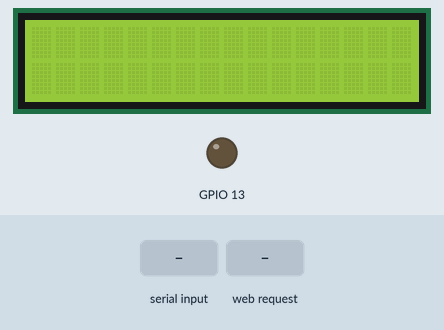
Recording of a sketch running on a simulated ESP32. Parts: 16×2 character LCD, output pins drawn as LEDs (lit = HIGH). Wiring (inferred from the names in the program): character LCD (HD44780): RS GPIO 4; E GPIO 26; data GPIO 14, GPIO 5, GPIO 21, GPIO 18. Inputs (shaded band) come from the test bench. WiFi joins after 1.5 s; servers stay silent unless stated; storage starts empty; pins used as bus, display or sensor lines are not drawn; what the sketch prints to the serial monitor is not drawn.

Above: at 2.7 s.
2.8 s: "5\n" received over Serial
5.8 s: HTTP request GET / received
At 8.1 s:
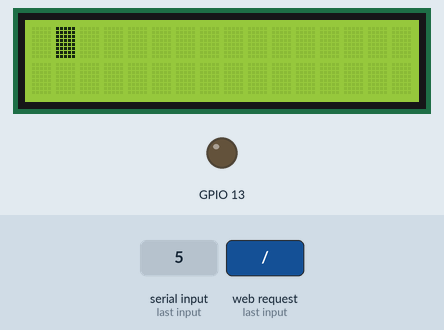
At 9.6 s:
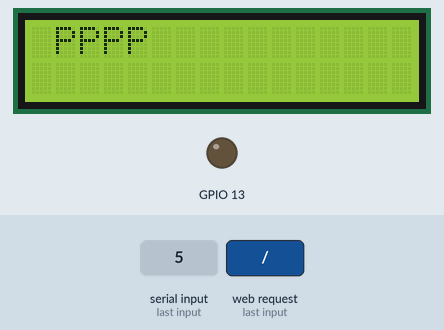
Timing chart, 0 to 11.1 s (numbered marks = the images above; inputs shaded):
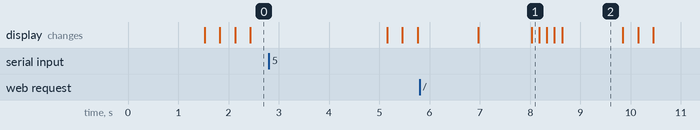

Measured:
- what the display in image 2 shows lasts 1.2 s, from 8.6 s to 9.8 s

The sketch:

AESA_Sonar.ino
```cpp
#include <ArduinoJson.h>       // needed for JSON encapsulation (send multiple variables with one string)
#include <ESPAsyncWebServer.h> // needed to create a simple webserver (make sure tools -> board is set to ESP32, otherwise you will get a "WebServer.h: No such file or directory" error)
#include <HardwareSerial.h>
#include <SPIFFS.h>
#include <WebSocketsServer.h> // needed for instant communication between client and server through Websockets
#include <WiFi.h>             // needed to connect to WiFi


// -------------------------- START WEB CODE SECTION --------------------------
// Attention: some of the web code section may contain snippets of code from various tutorials and example code from documentation

// Used for ARRAY_LENGTH of the sensor angle and distance values
const int ARRAY_LENGTH = 2;

AsyncWebServer server(80);
WebSocketsServer webSocket = WebSocketsServer(81);

void webSocketEvent(byte num, WStype_t type, uint8_t *payload, size_t length) {
    switch (type) {
    case WStype_DISCONNECTED:
        Serial.println("Client " + String(num) + " disconnected");
        break;
    case WStype_CONNECTED: // when a client connects, this branch is taken
        Serial.println("Client " + String(num) + " connected");

        break;
    case WStype_TEXT: // when a client sends data, this branch is taken
        break;
    }
}

// parameters used for connecting to eduroam
#define EAP_ANONYMOUS_IDENTITY "anonymous@rose-hulman.edu"
#define EAP_IDENTITY "_PUT_USER_HERE_@rose-hulman.edu"
#define EAP_PASSWORD "_PUT_PASSWORD_HERE_"

const char *ssid = "eduroam";

void setupServerStuff() {
    if (!SPIFFS.begin()) { // This is used to read files from flash memory
        Serial.println("SPIFFS could not initialize");
    }

    Serial.begin(115200);

    WiFi.mode(WIFI_MODE_STA); // Configure ESP32 as a station (client)

    WiFi.begin(ssid, WPA2_AUTH_PEAP, EAP_ANONYMOUS_IDENTITY, EAP_IDENTITY, EAP_PASSWORD); // Connect to eduroam

    while (WiFi.status() != WL_CONNECTED) { // Wait for the Wi-Fi to connect
        delay(500);
        Serial.println("Connecting to WiFi...");
    }

    Serial.print("MAC: ");
    Serial.println(WiFi.macAddress()); // Print the MAC address (used for adding ESP32 to the network via EIT)

    Serial.print("ESP32 IP on the WiFi network: ");
    Serial.println(WiFi.localIP()); // Print the IP address - used for connecting to the ESP32 from a web browser

    server.on("/", HTTP_GET, [](AsyncWebServerRequest *request) { // When a client requests the root page, this function is called
        Serial.println("Somone's attempting to load the page.");
        request->send(SPIFFS, "/webpage.html", "text/html"); // Send the webpage to the client
    });

    server.onNotFound([](AsyncWebServerRequest *request) { request->send(404, "text/plain", "File not found"); }); // If the client requests a file that doesn't exist, send a 404 error

    server.serveStatic("/", SPIFFS, "/");

    webSocket.begin();                 // start websocket
    webSocket.onEvent(webSocketEvent); // if there's an incomming websocket message, go to function 'webSocketEvent'

    server.begin(); // Start the TCP server
}

void sendJson(String l_type, String l_value) {
    String jsonString = "";
    StaticJsonDocument<200> doc;
    JsonObject object = doc.to<JsonObject>();
    object["type"] = l_type;
    object["value"] = l_value;
    serializeJson(doc, jsonString);
    webSocket.broadcastTXT(jsonString);
}

void sendJsonArray(String l_type, int l_array_values[]) {
    String jsonString = "";
    const size_t CAPACITY = JSON_ARRAY_SIZE(ARRAY_LENGTH) + 100;
    StaticJsonDocument<CAPACITY> doc;

    JsonObject object = doc.to<JsonObject>();
    object["type"] = l_type;
    JsonArray value = object.createNestedArray("value");
    for (int i = 0; i < ARRAY_LENGTH; i++) {
        value.add(l_array_values[i]);
    }
    serializeJson(doc, jsonString);
    webSocket.broadcastTXT(jsonString);
}

int distInMM = 0;

int minAngle = -30;
int maxAngle = 30;
int targetAngle = minAngle;
int angleStep = 2;

void handleWebLoop() {
    // read out the current "time" ("millis()" gives the time in ms since the Arduino started)
    webSocket.loop();
    int sendRay[] = {targetAngle, distInMM};
    sendJsonArray("angleRange", sendRay);
}

// --------------------- END WEB CODE -------------------

// --------------------- SONAR CODE ---------------------

// can't use 0, 2, 15,16 or 17
#define transmit0 19 // 38 //15
#define transmit1 21 // 35 //2
#define transmit2 23 // 34 //0
#define transmit3 4
#define transmit4 26
#define transmit5 14 // 33 //25
#define transmit6 5
#define transmit7 18

//One instruction cycle is ~4.26ns

#define PULSE_HALF_PERIOD 2831 //positive pulse period in instruction cycles

int TXArray[8] = {transmit0, transmit1, transmit2, transmit3, transmit4, transmit5, transmit6, transmit7};

int TXoutputStatus[8] = {0, 0, 0, 0, 0, 0, 0, 0};

#define chirpPin 22


int pulseDelay = 24000000; //time between chirps in instruction cycles
int lastPulseTime = 0;
int pulseCountTarget = 10; // number of times to toggle each pin in a single chirp
int phaseTickOffset = 0;
int pulseTrainStartTime = 0;
uint32_t currentTime;
int toggleCountArray[8] = {0, 0, 0, 0, 0, 0, 0, 0};
uint32_t lastActiveTime0 = 0;
uint32_t lastActiveTime1 = 0;
uint32_t lastActiveTime2 = 0;
uint32_t lastActiveTime3 = 0;
uint32_t lastActiveTime4 = 0;
uint32_t lastActiveTime5 = 0;
uint32_t lastActiveTime6 = 0;
uint32_t lastActiveTime7 = 0;

HardwareSerial SerialPort(2); // use UART2

void setup() {
    SerialPort.begin(38400, SERIAL_8E1, 16, 17); //Start the UART2 port for MSP communication
    SerialPort.setTimeout(10);
    Serial.begin(115200);
    Serial.setTimeout(20); //VERY IMPORTANT line of code that prevents any Serial communication from locking up the code
    pinMode(transmit0, OUTPUT);
    pinMode(transmit1, OUTPUT);
    pinMode(transmit2, OUTPUT);
    pinMode(transmit3, OUTPUT);
    pinMode(transmit4, OUTPUT);
    pinMode(transmit5, OUTPUT);
    pinMode(transmit6, OUTPUT);
    pinMode(transmit7, OUTPUT);
    pinMode(chirpPin, OUTPUT);
    pinMode(13, OUTPUT);

    setupServerStuff();
}

#define TX_ELEMENT_SPACING 1.14 // distance between elements in wavelengths
int convertAngleToPhaseTickOffset(int angleDeg) {
    float angleRad = angleDeg * 3.14159265359 / 180;
    float phaseTickOffsetFloat = TX_ELEMENT_SPACING * sin(angleRad) * 2 * PULSE_HALF_PERIOD;
    int phaseTickOffsetInt = (int)phaseTickOffsetFloat;
    return phaseTickOffsetInt;
}

void loop() {

    // UART
    if (SerialPort.available()) {
        String distance = SerialPort.readString();
        distInMM = distance.toInt();
        handleWebLoop();
        GPIO.out_w1ts = ((uint32_t)1 << 13);
    } else {
        GPIO.out_w1tc = ((uint32_t)1 << 13);
    }

    if (Serial.available()) {
        String inputAngle = Serial.readString();
        targetAngle = inputAngle.toInt();
        phaseTickOffset = convertAngleToPhaseTickOffset(targetAngle);
        Serial.println("New angle: " + (String)targetAngle + " New phaseTickOffset: " + (String)phaseTickOffset);
    }

    uint32_t currentTime = ESP.getCycleCount();

    if (currentTime - lastPulseTime > pulseDelay) {

        GPIO.out_w1tc = ((uint32_t)1 << chirpPin);
        delayMicroseconds(5);
        GPIO.out_w1ts = ((uint32_t)1 << chirpPin);
        delayMicroseconds(10);
        GPIO.out_w1tc = ((uint32_t)1 << chirpPin);
        delayMicroseconds(452);

        pulseTrainStartTime = currentTime;
        int indexToCheck;

        // turn off all the pins using direct to register access - faster than digitalWrite
        GPIO.out_w1tc = ((uint32_t)1 << transmit0);
        GPIO.out_w1tc = ((uint32_t)1 << transmit1);
        GPIO.out_w1tc = ((uint32_t)1 << transmit2);
        GPIO.out_w1tc = ((uint32_t)1 << transmit3);
        GPIO.out_w1tc = ((uint32_t)1 << transmit4);
        GPIO.out_w1tc = ((uint32_t)1 << transmit5);
        GPIO.out_w1tc = ((uint32_t)1 << transmit6);
        GPIO.out_w1tc = ((uint32_t)1 << transmit7);

        currentTime = ESP.getCycleCount();
        phaseTickOffset = convertAngleToPhaseTickOffset(targetAngle);
        if (phaseTickOffset < 0) {
            indexToCheck = 0;
            int tempPhaseTickOffset = -phaseTickOffset;

            lastActiveTime7 = currentTime;
            lastActiveTime6 = currentTime + tempPhaseTickOffset * 1;
            lastActiveTime5 = currentTime + tempPhaseTickOffset * 2;
            lastActiveTime4 = currentTime + tempPhaseTickOffset * 3;
            lastActiveTime3 = currentTime + tempPhaseTickOffset * 4;
            lastActiveTime2 = currentTime + tempPhaseTickOffset * 5;
            lastActiveTime1 = currentTime + tempPhaseTickOffset * 6;
            lastActiveTime0 = currentTime + tempPhaseTickOffset * 7;
        } else {
            indexToCheck = 7;
            lastActiveTime0 = currentTime;
            lastActiveTime1 = currentTime + phaseTickOffset;
            lastActiveTime2 = currentTime + phaseTickOffset * 2;
            lastActiveTime3 = currentTime + phaseTickOffset * 3;
            lastActiveTime4 = currentTime + phaseTickOffset * 4;
            lastActiveTime5 = currentTime + phaseTickOffset * 5;
            lastActiveTime6 = currentTime + phaseTickOffset * 6;
            lastActiveTime7 = currentTime + phaseTickOffset * 7;
        }

        while (toggleCountArray[indexToCheck] <= pulseCountTarget - 1) {
            int portOutToggle = 0;
            if (toggleCountArray[0] < pulseCountTarget && currentTime > lastActiveTime0 + PULSE_HALF_PERIOD) {
                portOutToggle |= 0b01;
                lastActiveTime0 = currentTime;
                ++toggleCountArray[0];
            }
            if (toggleCountArray[1] < pulseCountTarget && currentTime > lastActiveTime1 + PULSE_HALF_PERIOD) {
                portOutToggle |= 0b10;
                lastActiveTime1 = currentTime;
                ++toggleCountArray[1];
            }
            if (toggleCountArray[2] < pulseCountTarget && currentTime > lastActiveTime2 + PULSE_HALF_PERIOD) {
                portOutToggle |= 0b100;
                lastActiveTime2 = currentTime;
                ++toggleCountArray[2];
            }
            if (toggleCountArray[3] < pulseCountTarget && currentTime > lastActiveTime3 + PULSE_HALF_PERIOD) {
                portOutToggle |= 0b1000;
                lastActiveTime3 = currentTime;
                ++toggleCountArray[3];
            }
            if (toggleCountArray[4] < pulseCountTarget && currentTime > lastActiveTime4 + PULSE_HALF_PERIOD) {
                portOutToggle |= 0b10000;
                lastActiveTime4 = currentTime;
                ++toggleCountArray[4];
            }
            if (toggleCountArray[5] < pulseCountTarget && currentTime > lastActiveTime5 + PULSE_HALF_PERIOD) {
                portOutToggle |= 0b100000;
                lastActiveTime5 = currentTime;
                ++toggleCountArray[5];
            }
            if (toggleCountArray[6] < pulseCountTarget && currentTime > lastActiveTime6 + PULSE_HALF_PERIOD) {
                portOutToggle |= 0b1000000;
                lastActiveTime6 = currentTime;
                ++toggleCountArray[6];
            }
            if (toggleCountArray[7] < pulseCountTarget && currentTime > lastActiveTime7 + PULSE_HALF_PERIOD) {
                portOutToggle |= 0b10000000;
                lastActiveTime7 = currentTime;
                ++toggleCountArray[7];
            }
            writePort(portOutToggle); // FIX HERE
            currentTime = ESP.getCycleCount();
        }
        lastPulseTime = currentTime;
        memset(toggleCountArray, 0, sizeof(toggleCountArray));
        targetAngle += angleStep;
        if (targetAngle > maxAngle) {
            targetAngle = minAngle;
        }
    }
}

// function to toggle the pins based on the bit mask toggleInt
void writePort(int toggleInt) {
    for (int i = 0; i < 8; i++) {
        if (toggleInt & 1 << i) {
            if (TXoutputStatus[i] & 1) {
                GPIO.out_w1tc = ((uint32_t)1 << TXArray[i]);
                TXoutputStatus[i] = 0;
            } else {
                GPIO.out_w1ts = ((uint32_t)1 << TXArray[i]);
                TXoutputStatus[i] = 1;
            }
        }
    }
}
```
